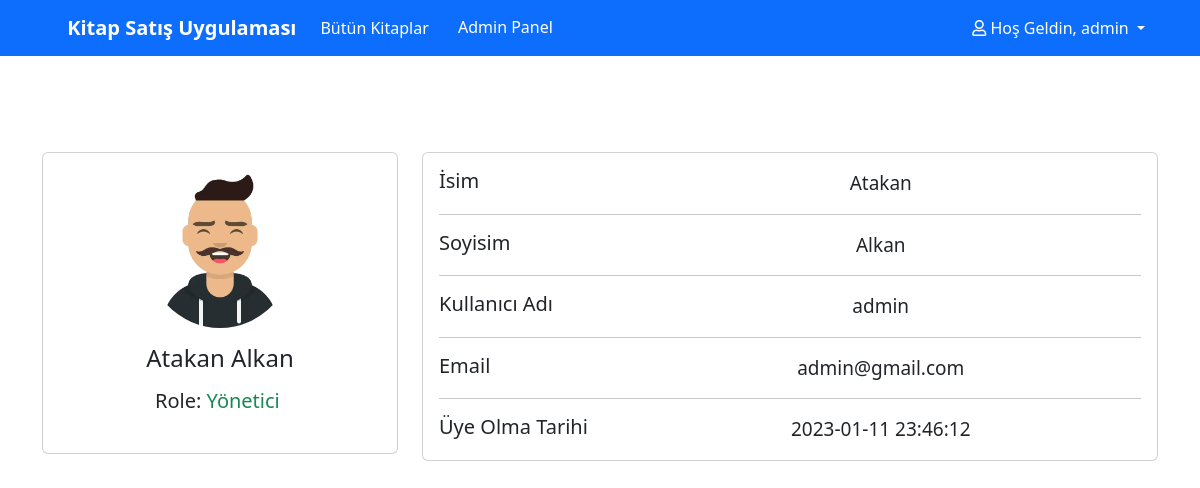
/myAccount.php (signed in), run on the app's committed database.
### tables this page shows
CREATE TABLE `user` (
  `id` int(11) NOT NULL,
  `name` varchar(50) NOT NULL,
  `surname` varchar(50) NOT NULL,
  `username` varchar(30) NOT NULL,
  `email` varchar(50) NOT NULL,
  `password` varchar(50) NOT NULL,
  `createdDate` datetime NOT NULL DEFAULT current_timestamp(),
  `role` varchar(50) NOT NULL DEFAULT 'user'
);

### libs/functions.php (called while the page is built, shortened)
<?php
    function isAdmin()
    {
        include "libs/database.php";
        if (isset($_SESSION["username"])) {
            $username = $_SESSION["username"];
            $result = mysqli_query($connection, "SELECT * FROM user WHERE username = '$username' AND role = 'admin' ");
            if (mysqli_num_rows($result) > 0) {
                return true;
            }
        }
        return false;
    }
    function getUserByUsername($username)
    {
        include "libs/database.php";
        $result = mysqli_query($connection, "SELECT * FROM user WHERE username = '$username'");
        if (mysqli_num_rows($result) > 0) {
            return $result;
        } else {
            header("Location: admin-users.php");
        }
    }
?>

### myAccount.php (the view, shortened to what this page needs)
<?php
    require "libs/functions.php";
    $username = $_SESSION["username"];
    $result = getUserByUsername($username);
    $selectedUser = mysqli_fetch_assoc($result);
?>
<?php include "./partials/_header.php" ?>
<?php include "./partials/_navbar.php" ?>
<section class="mt-5">
  <div class="container py-5">
    <div class="row">
      <div class="col-lg-4">
        <div class="card mb-4">
          <div class="card-body text-center">
            <img src="wwwroot/img/account/account-details.jpg" alt="avatar"
              class="rounded-circle img-fluid" style="width: 150px;">
            <h4 class="my-3"><?php echo $selectedUser["name"]." ".$selectedUser["surname"]?></h4>
            <h5 class="mb-4">Role: <?php echo isAdmin() == true ? "<span class='text-success'>Yönetici <i class='fas fa-users-crown'></i></span>" : "Kullanıcı"; ?></h5>
          </div>
        </div>
      </div>
      <div class="col-lg-8">
        <div class="card mb-4">
          <div class="card-body">
            <div class="row">
              <div class="col-sm-3">
              <h5 class="mb-0">İsim</h5>
              </div>
              <div class="col-sm-9 text-center">
                <p class="mb-0"><?php echo $selectedUser["name"]; ?></p>
              </div>
            </div>
            <hr>
            <div class="row">
              <div class="col-sm-3">
                <h5 class="mb-0">Soyisim</h5>
              </div>
              <div class="col-sm-9 text-center">
                <p class="mb-0"><?php echo $selectedUser["surname"]; ?></p>
              </div>
            </div>
            <hr>
            <div class="row">
              <div class="col-sm-3">
                <h5 class="mb-0">Kullanıcı Adı</h5>
              </div>
              <div class="col-sm-9 text-center">
                <p class="mb-0"><?php echo $selectedUser["username"]; ?></p>
              </div>
            </div>
            <hr>
            <div class="row">
              <div class="col-sm-3">
                <h5 class="mb-0">Email</h5>
              </div>
              <div class="col-sm-9 text-center">
                <p class="mb-0"><?php echo $selectedUser["email"]; ?></p>
              </div>
            </div>
            <hr>
            <div class="row">
              <div class="col-sm-3">
                <h5 class="mb-0">Üye Olma Tarihi</h5>
              </div>
              <div class="col-sm-9 text-center">
                <p class="mb-0"><?php echo $selectedUser["createdDate"]; ?></p>
              </div>
            </div>
          </div>
        </div>
      </div>
    </div>
  </div>
</section>
<?php include "./partials/_footer.php" ?>

### wwwroot/css/style.css (style rules this page uses)
section .card .card-body .text-center p { font-size: 19px; }

### data on the page
user: name "Atakan", surname "Alkan", username "admin", email "admin@gmail.com", createdDate "2023-01-11 23:46:12"

### other printed values
$_SESSION["username"] "admin"
